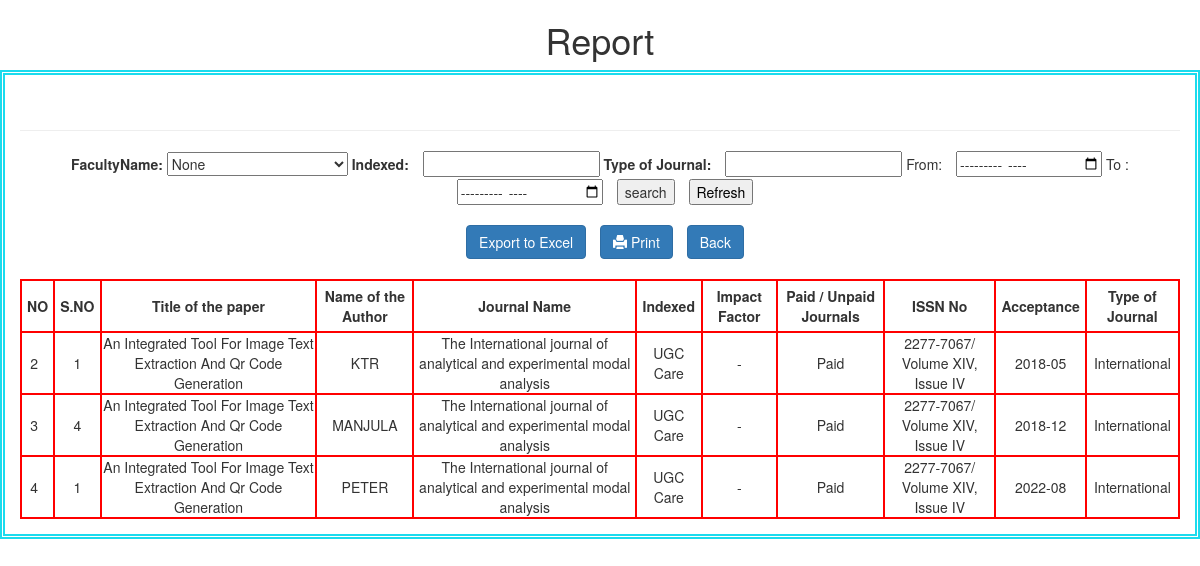
Screenshot of /pubreb/ (signed in) with the database file from the repository.
### authentication/models.py (models this page shows)
class pub(models.Model):
    Sno            = models.IntegerField()
    papertitle                  = models.CharField(max_length=254)
    Author                   = models.CharField(max_length =100 )
    Journal                   = models.CharField(max_length = 100)
    Indexed                   = models.CharField(max_length=12)
    Factor                = models.CharField(max_length=100)
    Poru               = models.CharField(max_length=100)
    ISSN                =models.CharField(max_length=100)
    yearofpub               = models.CharField(max_length=100)
    TypeofJournal      =  models.CharField(max_length=100)

### authentication/views.py (the view)
# urls.py: path('pubreb/',views.pubreb),
def pubreb(request):
    if request.method== 'POST':
        parp = request.POST['ind']
        fdate = request.POST['fdate']
        tdate = request.POST['tdate']
        jou = request.POST['jour']
        fac = request.POST['FacultyName']
        fp  = fac and parp
        fj  = fac and jou
        jp = jou and parp
        fe = fdate and tdate
        fen = fdate and tdate and parp
        lit = fdate and tdate and fac
        tlit = fdate and tdate and jou
        fenn = jou and fac and parp
        fd = fdate and tdate and parp and fac
        fdfd = fdate and tdate and jou and fac
        fdd = fdate and tdate and parp and fac and jou
        sta = fac
        if bool(fdd):
            need= pub.objects.raw(' SELECT* FROM authentication_pub where Author = "'+fac+'" AND Indexed= "'+parp+'" AND TypeofJournal = "'+jou+'" AND yearofpub BETWEEN "'+fdate+'" and "'+tdate+'";')
            return render(request,'authentication/pubreb.html',{'student':need})
        elif bool(fd):
            need= pub.objects.raw(' SELECT* FROM authentication_pub where Author = "'+fac+'" AND Indexed= "'+parp+'" AND yearofpub BETWEEN "'+fdate+'" and "'+tdate+'";')
            return render(request,'authentication/pubreb.html',{'student':need})
        elif bool(fdfd):
            need= pub.objects.raw(' SELECT* FROM authentication_pub where Author = "'+fac+'" AND TypeofJournal = "'+jou+'" AND yearofpub BETWEEN "'+fdate+'" and "'+tdate+'";')
            return render(request,'authentication/pubreb.html',{'student':need})
        elif bool(fen):
            need= pub.objects.raw(' SELECT* FROM authentication_pub where Indexed= "'+parp+'" AND yearofpub BETWEEN "'+fdate+'" AND "'+tdate+'";')
            return render(request,'authentication/pubreb.html',{'student':need})
        elif bool(fenn):
            need= pub.objects.raw(' SELECT* FROM authentication_pub where Indexed= "'+parp+'" AND Author = "'+fac+'" AND TypeofJournal = "'+jou+'";')
            return render(request,'authentication/pubreb.html',{'student':need})
        elif bool(lit):
           neeud= pub.objects.raw('select * from authentication_pub where  Author = "'+fac+'" AND  yearofpub between "'+fdate+'" AND "'+tdate+'";')
           return render(request,'authentication/pubreb.html',{'student':neeud})
        elif bool(tlit):
           neeud= pub.objects.raw('select * from authentication_pub where  TypeofJournal = "'+jou+'" AND  yearofpub between "'+fdate+'" AND "'+tdate+'";')
           return render(request,'authentication/pubreb.html',{'student':neeud})
        elif bool(fe):
           neeud= pub.objects.raw('select * from authentication_pub where yearofpub between "'+fdate+'" AND "'+tdate+'" ORDER BY yearofpub ASC')
           return render(request,'authentication/pubreb.html',{'student':neeud})
        elif bool(fp):
           neeud= pub.objects.raw('select * from authentication_pub where  Author = "'+fac+'" AND Indexed= "'+parp+'" ORDER BY yearofpub ASC')
           return render(request,'authentication/pubreb.html',{'student':neeud})
        elif bool(fj):
           neeud= pub.objects.raw('select * from authentication_pub where  Author = "'+fac+'" AND TypeofJournal = "'+jou+'" ORDER BY yearofpub ASC')
           return render(request,'authentication/pubreb.html',{'student':neeud})
        elif bool(jp):
           neeud= pub.objects.raw('select * from authentication_pub where  TypeofJournal = "'+jou+'"  AND Indexed= "'+parp+'" ORDER BY yearofpub ASC')
           return render(request,'authentication/pubreb.html',{'student':neeud})
        elif bool(sta):
            need= pub.objects.raw('SELECT * FROM authentication_pub WHERE Author = "'+fac+'" ;')
            return render(request,'authentication/pubreb.html',{'student':need})
        elif bool(jou):
            need= pub.objects.raw('SELECT * FROM authentication_pub WHERE TypeofJournal = "'+jou+'" ;')
            return render(request,'authentication/pubreb.html',{'student':need})
        else:
            parp = request.POST['ind']
            need= pub.objects.raw('SELECT * FROM authentication_pub WHERE Indexed = "'+parp+'";')
            return render(request,'authentication/pubreb.html',{'student':need})
    else:
        ned= pub.objects.raw('select * from authentication_pub ORDER BY yearofpub ASC')
        return render(request,'authentication/pubreb.html',{'student':ned})

### templates/authentication/pubreb.html (shortened to what this page needs)
{% if user.is_lecturer %}
<!DOCTYPE html>
{% load static %}
<html lang="en">
<head>
  <link href="//maxcdn.bootstrapcdn.com/bootstrap/3.3.0/css/bootstrap.min.css" rel="stylesheet" id="bootstrap-css">
{% load static %}
</head>
<body>
<center>
<h1>Report</h1>
<div>
  <br>
  <hr>
  <form method="post" enctype="multipart/form-data">
    <label for="FacultyName">FacultyName:</label>
      <select type="text" id="FacultyName" name="FacultyName">
        <option value="">None</option>
      </select>
    <label for="parpose">Indexed:</label>
    <input type="text" name="ind" id="ind">
    <label for="parpose">Type of Journal:</label>
    <input type="text" name="jour" id="jour">
From:  <input type="month" id="fdate" name="fdate"min="2018-03" value="">
To :  <input type="month" id="tdate" name="tdate"min="2018-03" value="">
<input type="submit"  value="search">
 <button type="button" name="home"><a href="/pubreb/"> Refresh </a></button>
<br><br>
 <button  id="export" type="button" class="btn btn-primary"> Export to Excel</button>
 <button class="btn btn-primary hidden-print" onclick="window.print();"><span class="glyphicon glyphicon-print" aria-hidden="true"></span> Print</button>
<button class="btn btn-primary hidden-print" ><a style="color:white;" href="/repts/">Back</a></button>
<br>
<br>
  <table border='3px'>
    <thead>
        <th>NO</th>
        <th>S.NO</th>
        <th>Title of the paper      </th>
        <th>Name  of the Author      </th>
        <th>Journal Name      </th>
        <th>Indexed  </th>
        <th>Impact Factor    </th>
        <th>Paid / Unpaid Journals      </th>
        <th>ISSN No      </th>
        <th>Acceptance     </th>
        <th>Type of Journal </th>
    </thead>
    <tr>
      {% for st in student %}
      <td></td>
      <td><center>{{st.Sno          }} </center></td>
      <td><center>{{st.papertitle   }} </center></td>
      <td><center>{{st.Author       }}       </center></td>
      <td><center>{{st.Journal      }}       </center></td>
      <td><center>{{st.Indexed      }}       </center></td>
      <td><center>{{st.Factor       }}       </center></td>
      <td><center>{{st.Poru         }}       </center></td>
      <td><center>{{st.ISSN         }}       </center></td>
      <td><center>{{st.yearofpub    }}       </center></td>
      <td><center>{{st.TypeofJournal}}       </center></td>
    </tr>
    {% endfor %}
  </table>
</form>
</center>
<br>
</body>
</html>
{% endif %}

### templates/authentication/pubreb.html (style rules this page uses)
h1 { text-align: center; }
div { border: double rgb(26, 219, 237) 5px; display:inline-table; padding: 15px; }
table { width: 100%; }
input { margin-left: 10px; }
table,th,tr,td { border: 2px red solid; }
button,a { text-decoration: none; color: black; }
button { margin-left: 10px; }
table { counter-reset: rowNumber; }
table tr { counter-increment: rowNumber; }
table tr td:first-child::before { content: counter(rowNumber); min-width: 1em; margin-right: 0.5em; }
th { text-align: center; padding: 5px; }
td { text-align: center; }

### rows the page displays
pub: Sno "1", papertitle "An Integrated Tool For Image Text Extraction And Qr Code Generation", Author "KTR", Journal "The International journal of analytical and experimental modal analysis", Indexed "UGC Care", Factor "-", Poru "Paid", ISSN "2277-7067/ Volume XIV, Issue IV", yearofpub "2018-05", TypeofJournal "International"
pub: Sno "4", papertitle "An Integrated Tool For Image Text Extraction And Qr Code Generation", Author "MANJULA", Journal "The International journal of analytical and experimental modal analysis", Indexed "UGC Care", Factor "-", Poru "Paid", ISSN "2277-7067/ Volume XIV, Issue IV", yearofpub "2018-12", TypeofJournal "International"
pub: Sno "1", papertitle "An Integrated Tool For Image Text Extraction And Qr Code Generation", Author "PETER", Journal "The International journal of analytical and experimental modal analysis", Indexed "UGC Care", Factor "-", Poru "Paid", ISSN "2277-7067/ Volume XIV, Issue IV", yearofpub "2022-08", TypeofJournal "International"
